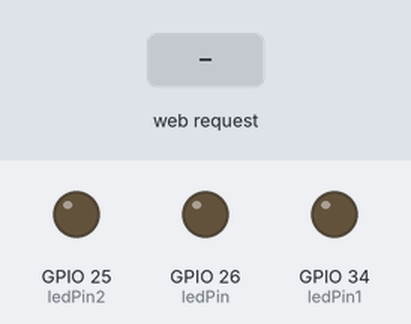
Bench run of a sketch on a simulated ESP32. On the bench: output pins drawn as LEDs (lit = HIGH). Inputs (shaded band) come from the test bench. WiFi joins after 1.5 s; servers stay silent unless stated; what the sketch prints to the serial monitor is not drawn.

Above: at 2.7 s.
2.8 s: HTTP request GET /LED=ON received
At 3.1 s:
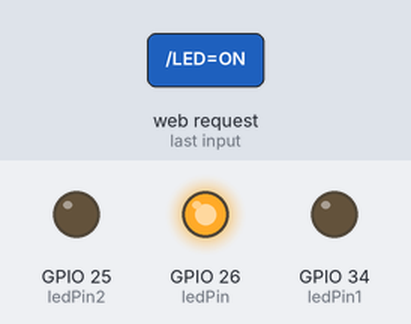
4.3 s: HTTP request GET /LED1=ON received
At 5.5 s:
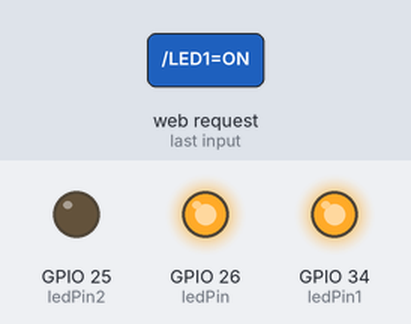
5.8 s: HTTP request GET /LED=OFF received
At 6.6 s:
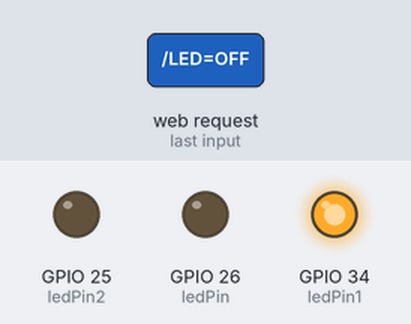
7.3 s: HTTP request GET /LED2=ON received
At 7.7 s:
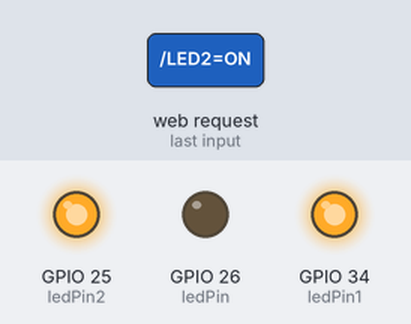
8.8 s: HTTP request GET /LED1=OFF received
At 10.0 s:
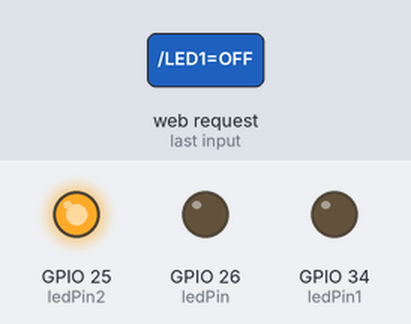
10.3 s: HTTP request GET /LED2=OFF received
At 11.2 s:
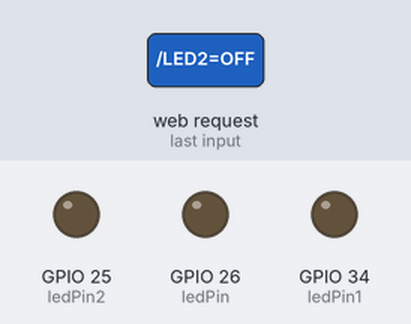
Timing chart, 0 to 12.8 s (numbered marks = the images above; inputs shaded):
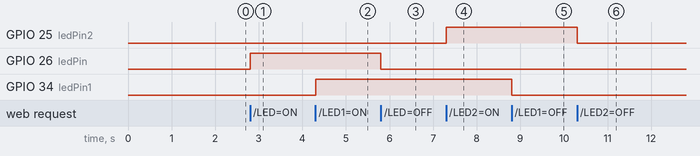

Measured:
- after the input at 2.8 s, GPIO 26 (ledPin): LOW → HIGH at once
- after the input at 4.3 s, GPIO 34 (ledPin1): LOW → HIGH at once
- after the input at 5.8 s, GPIO 26 (ledPin): HIGH → LOW at once
- after the input at 7.3 s, GPIO 25 (ledPin2): LOW → HIGH at once
- after the input at 8.8 s, GPIO 34 (ledPin1): HIGH → LOW at once
- after the input at 10.3 s, GPIO 25 (ledPin2): HIGH → LOW at once

The sketch:

Practica_1_taller_6to.ino
```cpp
#include <WiFi.h>
#include <SPI.h>
const char* ssid = "Familia_G-Ch";
const char* password = "FamiliK.13";

byte mac[] = { 0xDE, 0xAD, 0xBE, 0xEF, 0xFE, 0xED };
IPAddress ip(192, 168, 1, 50);
String readString;

int ledPin = 26; // LED Rojo
int ledPin1 = 34; // LED Verde
int ledPin2 = 25; // LED Azul
WiFiServer server(80);

void setup() {
  Serial.begin(115200);
  delay(10);

  pinMode(ledPin, OUTPUT);   // Inicia LED rojo apagado
  digitalWrite(ledPin, LOW);

  pinMode(ledPin1, OUTPUT);    // Inicia LED verde apagado
  digitalWrite(ledPin1, LOW);

  pinMode(ledPin2, OUTPUT);   // Inicia LED azul apagado
  digitalWrite(ledPin2, LOW);

  // Conectarse a la red WiFi
  Serial.println();
  Serial.println();
  Serial.print("Connecting to ");
  Serial.println(ssid);

  WiFi.begin(ssid, password);

  while (WiFi.status() != WL_CONNECTED) {
    delay(500);
    Serial.print(".");
  }
  Serial.println("");
  Serial.println("WiFi connected");

  // Iniciar el servidor
  server.begin();
  Serial.println("Server started");

  // Imprimir la dirección IP
  Serial.print("Use this URL to connect: ");
  Serial.print("http://");
  Serial.print(WiFi.localIP());
  Serial.println("/");

}

void loop() {
  // Comprueba si cliente se ha conectado
  WiFiClient client = server.available();
  if (!client) {
    return;
  }

  // Espera hasta que el cliente envíe algunos datos.
  Serial.println("new client");
  while (!client.available()) {
    delay(1);
  }

  // Lee la primera línea requerida
  String request = client.readStringUntil('\r');
  Serial.println(request);
  client.flush();

  // Coincide con la solicitud

  int value = HIGH;
  if (request.indexOf("/LED=ON") != -1)  {
    digitalWrite(ledPin, HIGH);
    value = HIGH;
  }
  if (request.indexOf("/LED=OFF") != -1)  {
    digitalWrite(ledPin, LOW);
    value = LOW;
  }

  int value1 = HIGH;
  if (request.indexOf("/LED1=ON") != -1)  {
    digitalWrite(ledPin1, HIGH);
    value1 = HIGH;
  }
  if (request.indexOf("/LED1=OFF") != -1)  {
    digitalWrite(ledPin1, LOW);
    value1 = LOW;
  }

  int value2 = HIGH;
  if (request.indexOf("/LED2=ON") != -1)  {
    digitalWrite(ledPin2, HIGH);
    value2 = HIGH;
  }
  if (request.indexOf("/LED2=OFF") != -1)  {
    digitalWrite(ledPin2, LOW);
    value2 = LOW;
  }

  // Establecer ledPin de acuerdo a la solicitud
  // devuelve la respuesta

  client.println("HTTP/1.1 200 OK");
  client.println("Content-Type: text/html");
  client.println("");
  client.println("<!DOCTYPE HTML>");
  client.println("<html>");

  client.print("Led pin es ahora: ");

  if (value == HIGH) {
    client.print("Off");
  } else {
    client.print("On");
  }
  client.println("<br><br>");
  client.println("<a href=\"/LED=ON\"\"><button>LED ROJO ON </button></a>");
  client.println("<a href=\"/LED=OFF\"\"><button>LED ROJO OFF </button></a><br />");
  client.println("</html>");

  // Establecer ledPin1 de acuerdo a la solicitud
  // devuelve la respuesta

  client.print("Led pin 1 es ahora: ");

  if (value1 == HIGH) {
    client.print("Off");
  } else {
    client.print("On");
  }
  client.println("<br><br>");
  client.println("<a href=\"/LED1=ON\"\"><button>LED VERDE ON </button></a>");
  client.println("<a href=\"/LED1=OFF\"\"><button>LED VERDE OFF </button></a><br />");
  client.println("</html>");


  // Establecer ledPin2 de acuerdo a la solicitud
  // devuelve la respuesta

  client.print("Led pin 2 es ahora: ");

  if (value2 == HIGH) {
    client.print("Off");
  } else {
    client.print("On");
  }
  client.println("<br><br>");
  client.println("<a href=\"/LED2=ON\"\"><button>LED AZUL ON </button></a>");
  client.println("<a href=\"/LED2=OFF\"\"><button>LED AZUL OFF </button></a><br />");
  client.println("</html>");

  delay(1);
  Serial.println("Client disonnected");
  Serial.println("");

}
```
